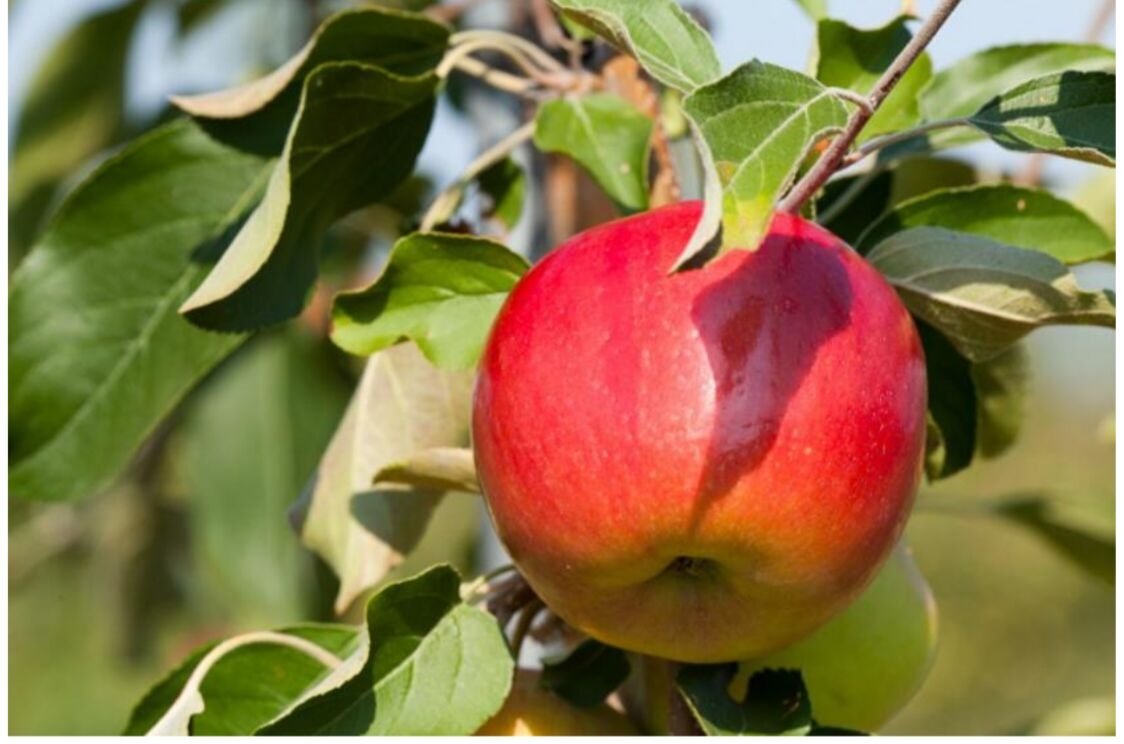
//> input picture 扣除苹果/12345.jpg, 1124 x 744 px
$ ./main   (built with g++ and OpenCV 4)
//> lines starting //> are read from the running program, lines starting //| are printed output that depends on the picture; after the words box and inside, x2 and y2 are one past the last pixel; in counts of white or black regions, pixels touching at a corner belong together
//> further down, image is the input picture: 744 rows x 1124 cols, CV_8UC3; mean B, G, R 71.1, 115.6, 135
#include <opencv2/imgcodecs.hpp>
#include <opencv2/highgui.hpp>
#include <opencv2/imgproc.hpp>
#include <iostream>

using namespace cv;
using namespace std;

cv::Mat removeApple(const cv::Mat& image)
{
    // 将图像从 BGR 格式转换为 HSV 格式
    cv::Mat hsvImage;
    cv::cvtColor(image, hsvImage, cv::COLOR_BGR2HSV);
//> hsvImage: 744 rows x 1124 cols, CV_8UC3; mean H, S, V 46.4, 148.9, 143.8

    // 设置苹果颜色的范围
    cv::Scalar lower_red1(0, 100, 100);
    cv::Scalar upper_red1(10, 255, 255);
    cv::Scalar lower_red2(170, 100, 100);
    cv::Scalar upper_red2(179, 255, 255);

    // 对图像进行阈值分割
    cv::Mat mask,mask1,mask2;
    cv::inRange(hsvImage, lower_red1, upper_red1, mask1);
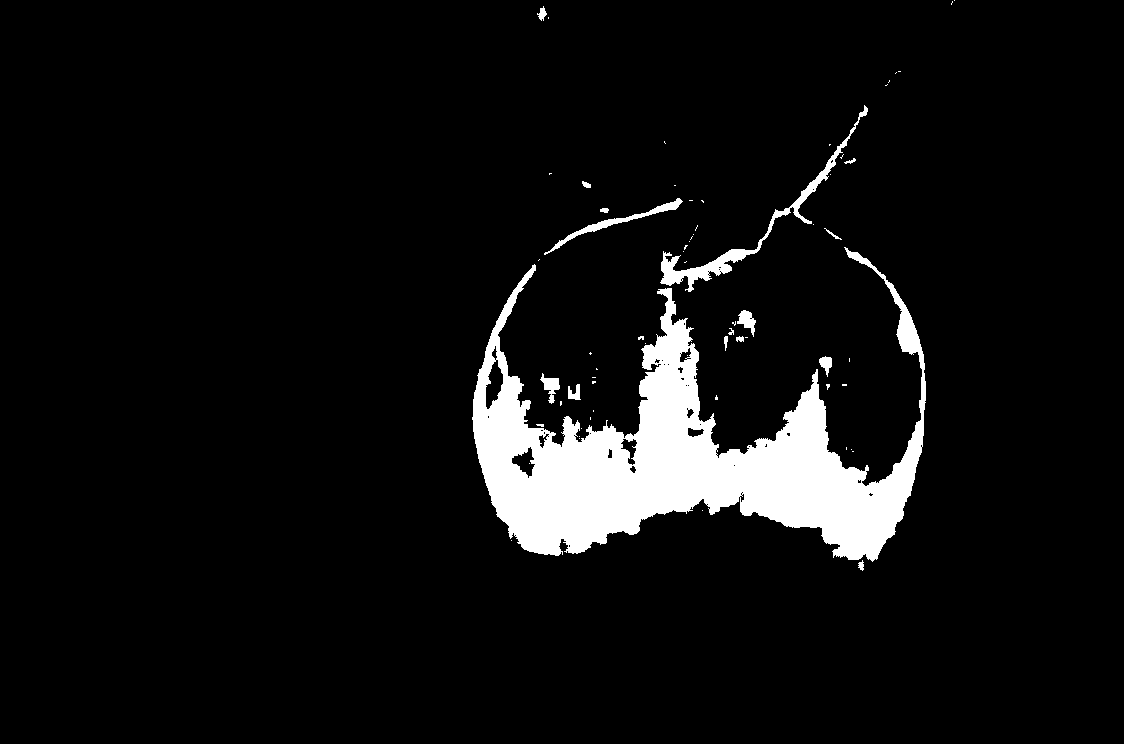
//> mask1: 744 rows x 1124 cols, CV_8UC1; 6.6% white; 66 white regions (50 under 20 px), largest, box (x1, y1, x2, y2) and area: (472, 247, 926, 562) 50696, (660, 105, 868, 292) 2416, (544, 198, 683, 255) 780
    cv::inRange(hsvImage, lower_red2, upper_red2, mask2);
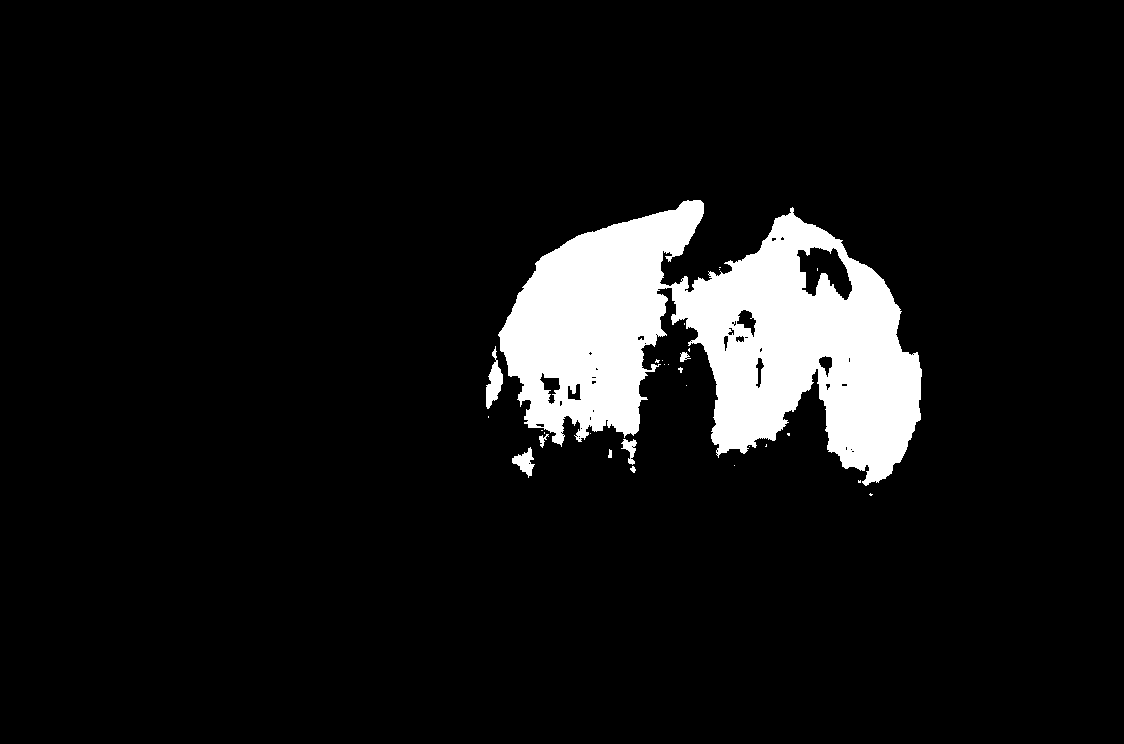
//> mask2: 744 rows x 1124 cols, CV_8UC1; 8% white; 29 white regions (21 under 20 px), largest, box (x1, y1, x2, y2) and area: (498, 200, 922, 486) 65656, (486, 346, 503, 409) 525, (512, 447, 535, 478) 336
    cv::bitwise_or(mask1,mask2,mask);
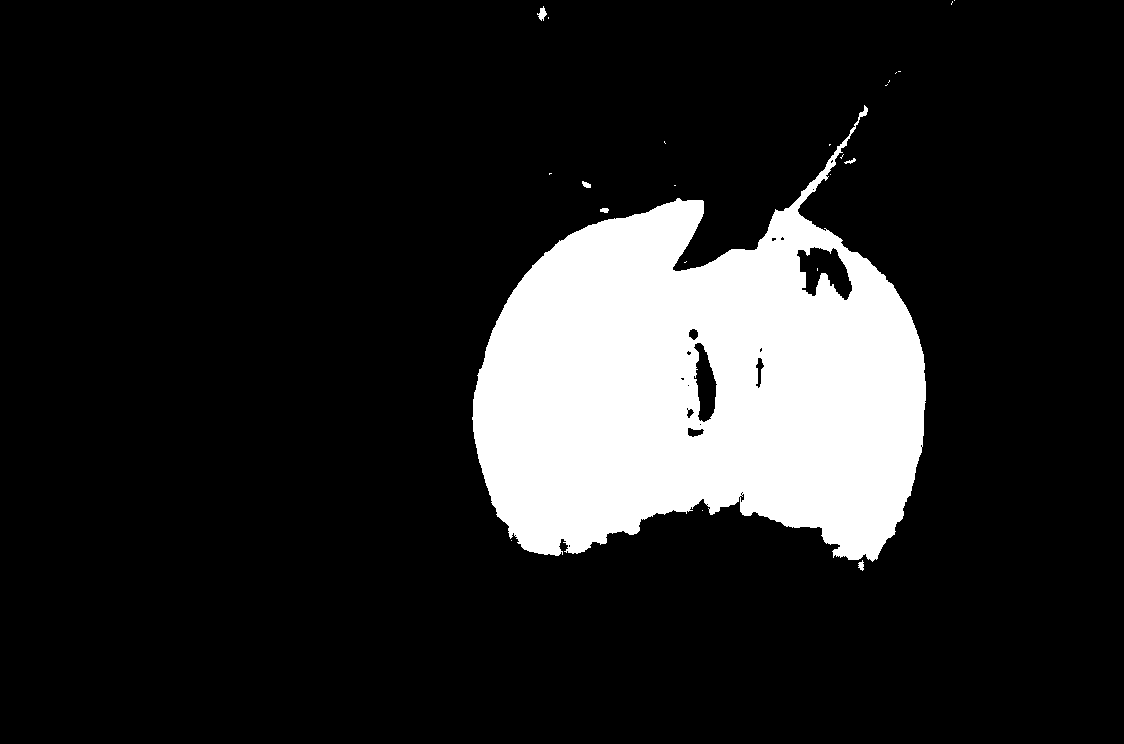
//> mask: 744 rows x 1124 cols, CV_8UC1; 14.6% white; 23 white regions (17 under 20 px), largest, box (x1, y1, x2, y2) and area: (472, 105, 926, 562) 121981, (537, 6, 547, 21) 77, (582, 181, 591, 188) 42, (858, 560, 864, 571) 42, (600, 208, 609, 213) 36, (844, 158, 856, 164) 32

    //对掩膜应用形态学操作
    cv::Mat kernel = cv::getStructuringElement(cv::MORPH_RECT, cv::Size(5, 5));
    cv::morphologyEx(mask, mask, cv::MORPH_OPEN, kernel);
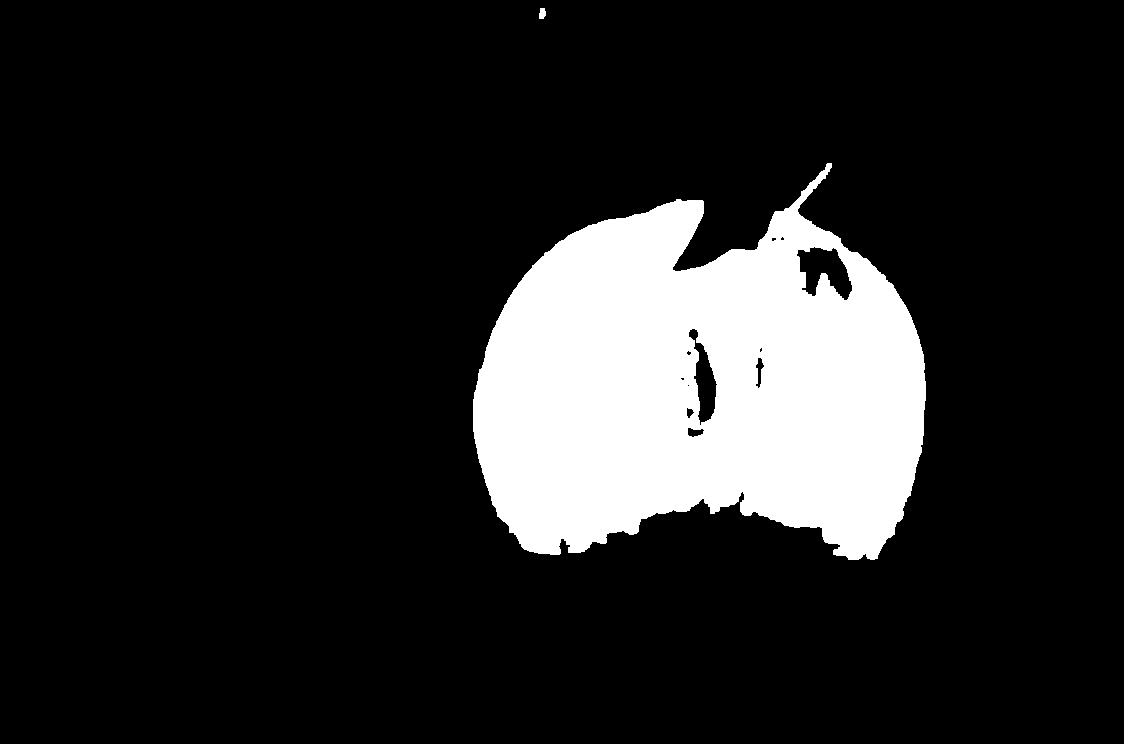
//> mask: 744 rows x 1124 cols, CV_8UC1; 14.5% white; 2 white regions, box (x1, y1, x2, y2) and area: (473, 163, 926, 560) 121494, (539, 8, 546, 19) 64
    cv::morphologyEx(mask, mask, cv::MORPH_CLOSE, kernel);
//> mask: 744 rows x 1124 cols, CV_8UC1; 14.6% white; 2 white regions, box (x1, y1, x2, y2) and area: (473, 163, 926, 560) 121815, (539, 8, 546, 19) 64

    // 对原始图像和掩码进行按位与操作
    cv::Mat result;
    cv::bitwise_and(image, image, result, mask);
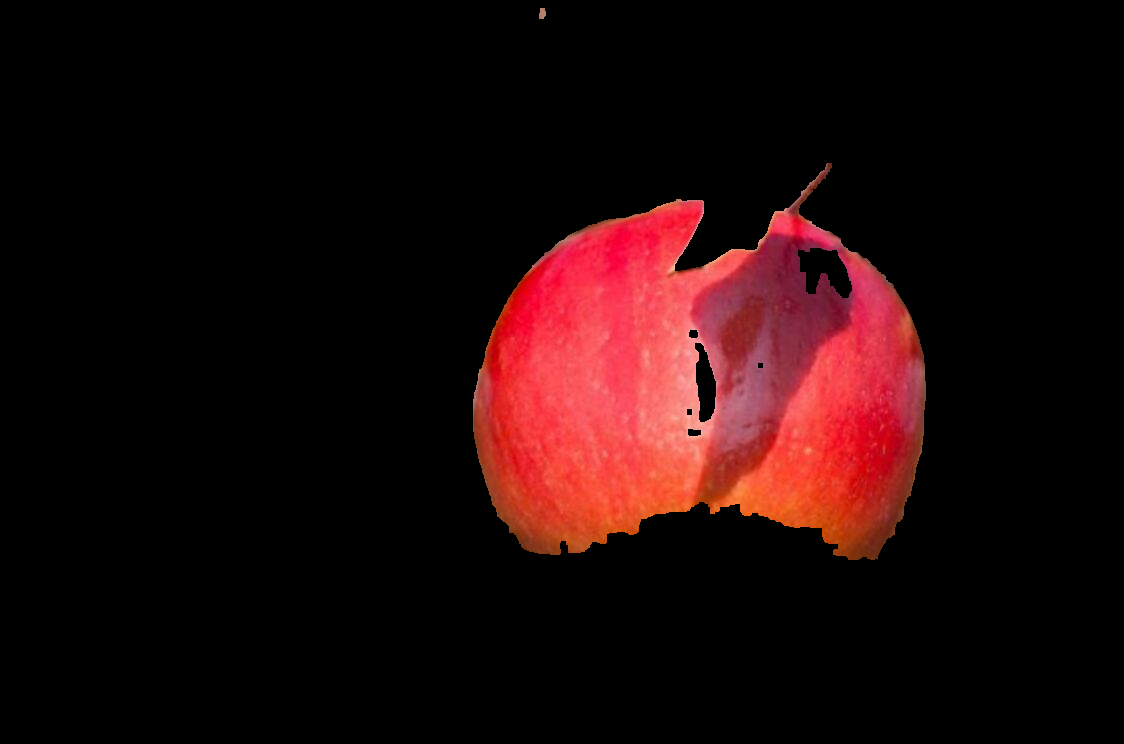
//> result: 744 rows x 1124 cols, CV_8UC3; mean B, G, R 9.6, 9.3, 31.4

    return result;
}

int main()
{
    cv::Mat image = cv::imread("/home/sunwei/Opencv/扣除苹果/12345.jpg");

    // 调用函数扣除苹果
    cv::Mat result = removeApple(image);

    // 显示结果
    cv::imshow("Result", result);
    cv::waitKey(0);

    return 0;
}
